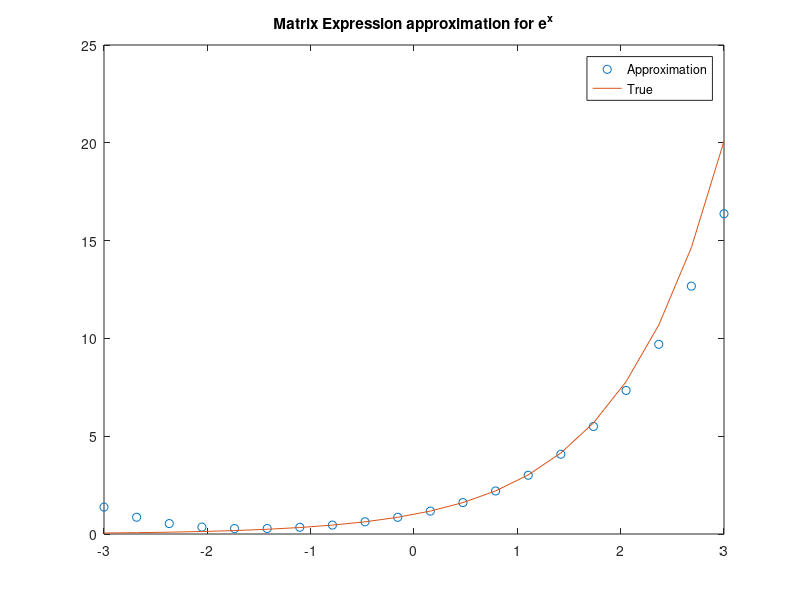

This chart was generated by the following MATLAB code:
% Fourth approximation in the book

clear, clc, close all;
x = linspace(-3, 3, 20);
n = 4;
k = 0:n;
[ X K ] = meshgrid(x,k);
eX = sum(X.^(K)./factorial(K));
plot(x, eX, 'o', x, exp(x))
title('Matrix Expression approximation for e^x')
legend('Approximation', 'True')